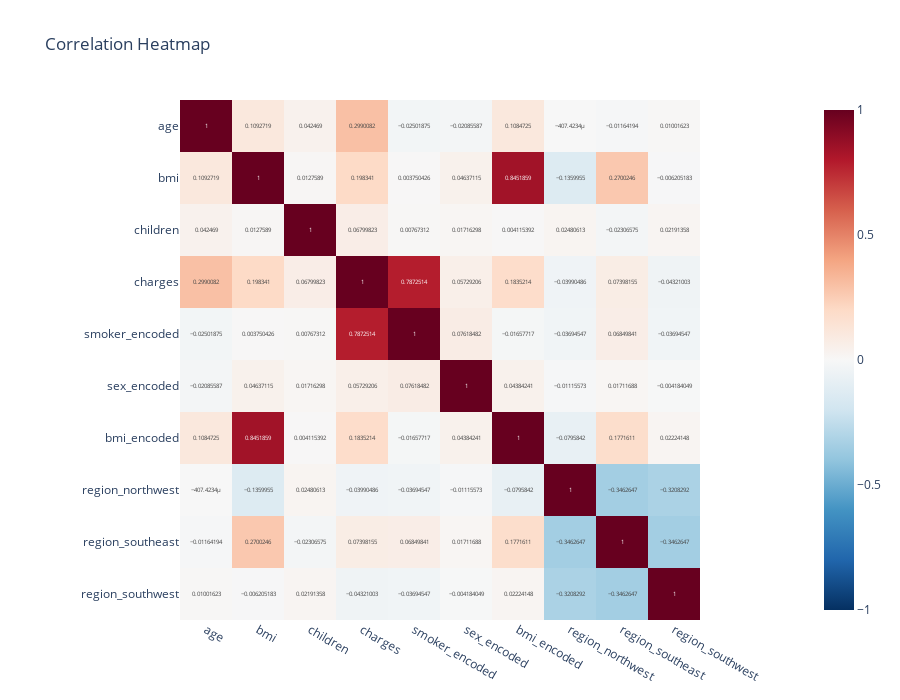

Notebook code cell kept with this figure:
### Code cell
#using the insurance.csv file
import pandas as pd
import numpy as np
import matplotlib.pyplot as plt
import seaborn as sns
import plotly.express as px
from sklearn.preprocessing import LabelEncoder, OneHotEncoder



df= pd.read_csv(r"C:\\Users\meet_\OneDrive\Documents\vscode-projects\My-Individual-Project\jupyter_notebooks\Source Data\insurance.csv")
df = df.copy()
df.head()

# df.isnull().sum()
# df.shape
# df.info()

df['smoker'] = df['smoker'].str.lower()

#Hypothesis 1 = Smoking has a direct impact on weight gain

""" 
Function to group BMI values in line with NHS defintions

"""

def bmi_group(bmi):
    if bmi < 18.5:
        return "Underweight"
    elif 18.5 <= bmi < 24.9:
        return "Normal"
    elif 25 <= bmi < 29.9:
        return "Overweight"
    else:
        return "Obese"
    
#add a new column in the df to group the bmi values
df["bmi_category"] = df["bmi"].apply(bmi_group)
df.head(25)

bmi_order = ["Underweight","Normal","Overweight","Obese"]
df["bmi_category"] = pd.Categorical(
    df["bmi_category"],
    categories=bmi_order,ordered = True)

"""
Function to return a count of the bmi category for smokers
"""
def smoker_bmi_count(df): 
     smokers = df[df['smoker'] == "yes"]
     vc = smokers["bmi_category"].value_counts().reset_index()
     vc.columns = ["bmi_category","count_smoker"]
     return vc

"""
Function to return a count of the bmi category for nonsmokers
"""
def nonsmoker_bmi_count(df): 
     non_smokers = df[df['smoker'] == "no"]
     vc = non_smokers["bmi_category"].value_counts().reset_index()
     vc.columns = ["bmi_category","count_nonsmoker"]
     return vc    



smoker_bmi_df = smoker_bmi_count(df)
nonsmoker_bmi_df = nonsmoker_bmi_count(df)

"""
# Create a combined DataFrame to check bmi categories for both smokers and non smokers
# """

combined_df = pd.merge(
    smoker_bmi_df,
    nonsmoker_bmi_df,
    on="bmi_category",
    how="outer",
)

combined_df



# Melt the DataFrame to long format for Seaborn
df_long = combined_df.melt(id_vars='bmi_category', 
                           value_vars=['count_smoker','count_nonsmoker'], 
                           var_name='smoker_status', 
                           value_name='count')

#Rename values for clarity
df_long['smoker_status'] = df_long['smoker_status'].replace({
    'count_smoker': 'Smokers',
    'count_nonsmoker': 'Non-Smokers'
})

# Plot a bar chart to compare BMI category dsistribution for Smokers vs Non Smokers
plt.figure(figsize=(8,5))
sns.barplot(data=df_long, x='bmi_category', y='count', hue='smoker_status')
plt.xlabel("BMI Category")
plt.ylabel("Count")
plt.title("BMI Category Distribution: Smokers vs Non-Smokers")
plt.tight_layout()
plt.show()

#Hypothesis 1 result --> Clearly, smoking has no impact on being obese or overweight


# Hypothesis 2: BMI category has a direct impact on insurance charges

plt.figure(figsize=(8,5))
sns.boxenplot(data=df, x='bmi_category',y='charges', hue='smoker')
plt.xlabel('BMI Category')
plt.ylabel('Insurance Charges')
plt.title('Insurance Charge Distribution vs BMI Category and Smoker Status')
plt.tight_layout
plt.show()

#Hypothesis 2 result --> Smokers do get charged more vs non smokers, and also that the more weight a smoker puts on,
#  the risk of making a health claim increases, which is reflected in higher charges by client

# Hypothesis 3: Insurance Charges vs Region

plt.figure(figsize=(8,5))
sns.boxplot(data=df, x='region',y='charges', hue='region')
plt.xlabel('Region')
plt.ylabel('Insurance Charges')
plt.title('Insurance Charge Distribution vs Region')
plt.tight_layout
plt.show()

#Hypothesis 4 Age has a strong correlation with insurance charges, and that BMI and smoker status will augment the risk factor

""" 
Function to create age groups

"""

def age_group(age):
    if age < 12:
        return "Child"
    elif 13 <= age < 20:
        return "Teen"
    elif 20 <= age < 60:
        return "Adult"
    else:
        return "Senior"
    

    #add a new column in the df for age group
df["age_group"] = df["age"].apply(age_group)
df["age_group"] = df["age_group"].astype(str)
df.head(25)

fig = px.scatter(
    df,
    x="age",
    y="charges",
    color="bmi_category",
    labels = {"age":"Age",
          "charges":"Insurance Charge"
          },
title = "Interactive Scatterplot for Insurance Charge vs Age and BMI Category",
hover_name = "region",
hover_data="smoker"
)


# Layout improvements
fig.update_layout(
    xaxis_tickangle=-45,
    template="plotly_white",
    title_font_size=20,
    margin=dict(l=50, r=50, t=80, b=50)
)

fig.write_html("Scatterplot.html")

# A second interactive plot (Scatter) to showcase the relationship between Smoker + BMI and Charges
fig = px.scatter(
    df, 
    x = "age_group",
    y = "charges",
    color = "bmi_category",
    facet_col="region",
    facet_row="smoker",
    title = "Insurance Charges by Age Group, Smoker Status and Region"
      )

fig.write_html("Interactive Scatterplot.html")


# Final plot using heatmap to show the strong correlation between Charges vs Smoker and BMI

 # Encode binmary variables

le_smoker = LabelEncoder()
le_sex = LabelEncoder()
df["smoker_encoded"]=le_smoker.fit_transform(df["smoker"])
df["sex_encoded"]=le_sex.fit_transform(df["sex"])

# Ordinal encode bmi category

bmi_mapping = {"Underweight":0,"Normal":1,"Overweight":2,"Obese":3}
df["bmi_encoded"] = df["bmi_category"].map(bmi_mapping)

# OneHotEncode for region

ohe_region = OneHotEncoder(drop="first", sparse_output=False)
region_encoded = pd.DataFrame(
    ohe_region.fit_transform(df[["region"]]),
    columns=ohe_region.get_feature_names_out(["region"])
)

df_corr = pd.concat([df,region_encoded],axis=1)

df_corr = df_corr.drop(["sex", "smoker", "bmi_category", "region","age_group"], axis=1)

corr_matrix = df_corr.corr()

fig = px.imshow(corr_matrix,
                text_auto=True,
                color_continuous_scale="RdBu_r",
                color_continuous_midpoint=0,
                title="Correlation Heatmap"
                )

fig.update_layout(width = 900,height = 700)
fig.write_html("Correlation Heatmap.html")

### Figure 1 — Plotly figure (JSON) as saved in the notebook; plotly's stock layout.template omitted (floating-point values rounded to 4 significant figures)
{"data": [{"coloraxis": "coloraxis", "hovertemplate": "x: %{x}<br>y: %{y}<br>color: %{z}<extra></extra>", "name": "0", "texttemplate": "%{z}", "type": "heatmap", "x": ["age", "bmi", "children", "charges", "smoker_encoded", "sex_encoded", "bmi_encoded", "region_northwest", "region_southeast", "region_southwest"], "xaxis": "x", "y": ["age", "bmi", "children", "charges", "smoker_encoded", "sex_encoded", "bmi_encoded", "region_northwest", "region_southeast", "region_southwest"], "yaxis": "y", "z": [[1, 0.1093, 0.04247, 0.299, -0.02502, -0.02086, 0.1085, -0.0004074, -0.01164, 0.01002], [0.1093, 1, 0.01276, 0.1983, 0.00375, 0.04637, 0.8452, -0.136, 0.27, -0.006205], [0.04247, 0.01276, 1, 0.068, 0.007673, 0.01716, 0.004115, 0.02481, -0.02307, 0.02191], [0.299, 0.1983, 0.068, 1, 0.7873, 0.05729, 0.1835, -0.0399, 0.07398, -0.04321], [-0.02502, 0.00375, 0.007673, 0.7873, 1, 0.07618, -0.01658, -0.03695, 0.0685, -0.03695], [-0.02086, 0.04637, 0.01716, 0.05729, 0.07618, 1, 0.04384, -0.01116, 0.01712, -0.004184], [0.1085, 0.8452, 0.004115, 0.1835, -0.01658, 0.04384, 1, -0.07958, 0.1772, 0.02224], [-0.0004074, -0.136, 0.02481, -0.0399, -0.03695, -0.01116, -0.07958, 1, -0.3463, -0.3208], [-0.01164, 0.27, -0.02307, 0.07398, 0.0685, 0.01712, 0.1772, -0.3463, 1, -0.3463], [0.01002, -0.006205, 0.02191, -0.04321, -0.03695, -0.004184, 0.02224, -0.3208, -0.3463, 1]]}], "layout": {"coloraxis": {"cmid": 0, "colorscale": [[0, "rgb(5,48,97)"], [0.1, "rgb(33,102,172)"], [0.2, "rgb(67,147,195)"], [0.3, "rgb(146,197,222)"], [0.4, "rgb(209,229,240)"], [0.5, "rgb(247,247,247)"], [0.6, "rgb(253,219,199)"], [0.7, "rgb(244,165,130)"], [0.8, "rgb(214,96,77)"], [0.9, "rgb(178,24,43)"], [1, "rgb(103,0,31)"]]}, "height": 700, "title": {"text": "Correlation Heatmap"}, "width": 900, "xaxis": {"anchor": "y", "constrain": "domain", "domain": [0, 1], "scaleanchor": "y"}, "yaxis": {"anchor": "x", "autorange": "reversed", "constrain": "domain", "domain": [0, 1]}}}
